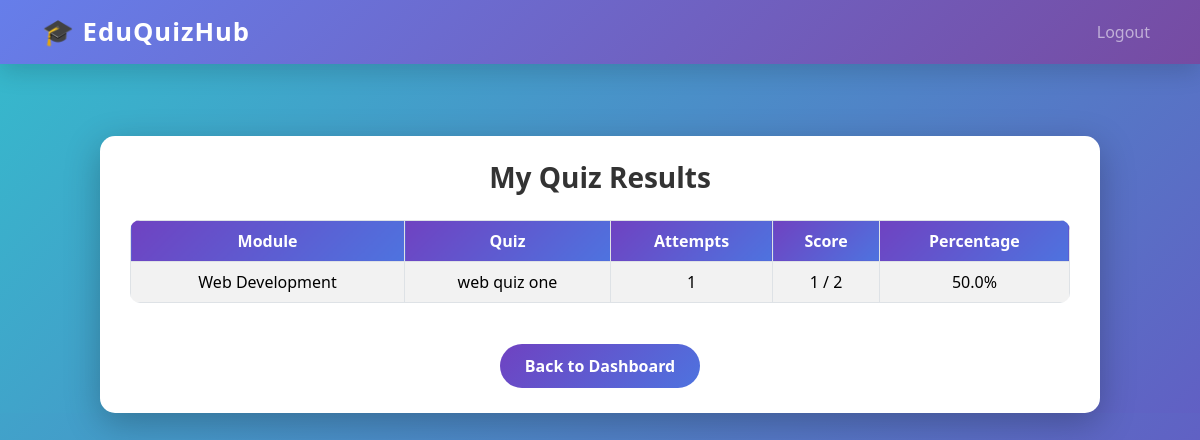
The page /student/results (signed in) on the database as committed earlier.
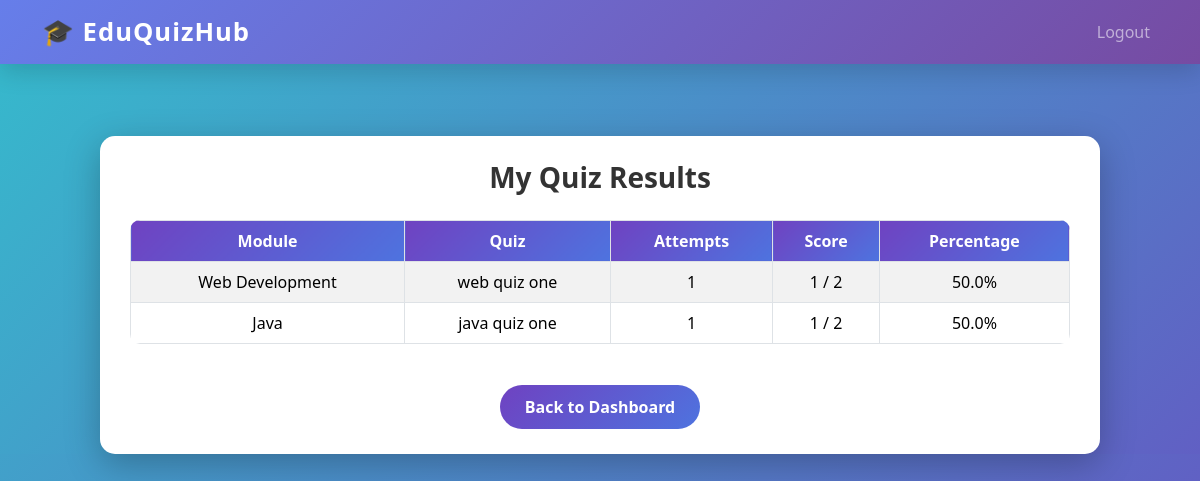
The same page on the database as committed later.
### tables this page shows
CREATE TABLE quizzes (
    id INTEGER PRIMARY KEY AUTOINCREMENT,
    module_id INTEGER NOT NULL,
    title TEXT NOT NULL,
    time_limit INTEGER,
    is_active INTEGER DEFAULT 0,
    FOREIGN KEY (module_id) REFERENCES modules(id)
);

### app.py (the view)
@app.route("/student/results")
def student_results():
    if session.get("role") != "student":
        return redirect(url_for("login"))
    conn = get_db_connection()
    results = conn.execute("""
    SELECT modules.name AS module_name,
           quizzes.title,
           attempts.score,
           attempts.total_questions,
           COUNT(a2.id) AS attempt_count
    FROM attempts
    JOIN quizzes ON attempts.quiz_id = quizzes.id
    JOIN modules ON quizzes.module_id = modules.id
    LEFT JOIN attempts a2 ON a2.quiz_id = quizzes.id AND a2.student_id = ?
    WHERE attempts.student_id = ?
    GROUP BY quizzes.id
""", (session["user_id"], session["user_id"])).fetchall()
    conn.close()
    return render_template("student_results.html", results=results)

### app.py (called while the page is built)
def get_db_connection():
    conn = sqlite3.connect("database.db")
    conn.row_factory = sqlite3.Row
    return conn

### templates/student_results.html (shortened to what this page needs)
{% extends "base.html" %}
{% block content %}
<div class="results-card">
    <h3>My Quiz Results</h3>
    {% if results %}
    <table class="table table-striped table-bordered">
        <thead>
            <tr>
                <th>Module</th>
                <th>Quiz</th>
                <th>Attempts</th>
                <th>Score</th>
                <th>Percentage</th>
            </tr>
        </thead>
        <tbody>
            {% for r in results %}
            <tr>
                <td>{{ r.module_name }}</td>
                <td>{{ r.title }}</td>
                <td>{{ r.attempt_count if r.attempt_count else 0 }}</td>
                <td>{{ r.score }} / {{ r.total_questions }}</td>
                <td>
                    {% if r.total_questions > 0 %}
                        {{ ((r.score / r.total_questions) * 100) | round(2) }}%
                    {% else %}
                        0%
                    {% endif %}
                </td>
            </tr>
            {% endfor %}
        </tbody>
    </table>
    {% else %}
        <p class="text-center text-dark">No quiz results found.</p>
    {% endif %}
    <div class="text-center">
        <a href="{{ url_for('student_dashboard') }}" class="btn-back-dashboard">Back to Dashboard</a>
    </div>
</div>
{% endblock %}

### templates/base.html (shortened to what this page needs)
<!DOCTYPE html>
<html lang="en">
<head>
    <link href="https://cdn.jsdelivr.net/npm/bootstrap@5.3.3/dist/css/bootstrap.min.css" rel="stylesheet">
    <link rel="stylesheet" href="{{ url_for('static', filename='css/style.css') }}">
</head>
<body>
<nav class="navbar navbar-expand-lg navbar-dark fixed-top">
    <div class="container">
        <a class="navbar-brand" href="{{ url_for('home') }}">🎓 EduQuizHub</a>
        <div class="collapse navbar-collapse" id="navbarNav">
            <ul class="navbar-nav ms-auto align-items-center">
                {% if session.get('user_id') %}
                    <li class="nav-item">
                        <a class="nav-link" href="{{ url_for('logout') }}">Logout</a>
                    </li>
                {% endif %}
            </ul>
        </div>
    </div>
</nav>
<div class="container mt-5 pt-2">
</div>
<div class="container page-container">
    {% block content %}{% endblock %}
</div>
</body>
</html>

### static/css/style.css (style rules this page uses)
body { background-color: #f8f9fa; }
h1, h2, h3 { color: #0d6efd; }

### templates/base.html (style rules this page uses)
body { background: #f4f6fb; font-family: "Segoe UI", sans-serif; }
.navbar { background: linear-gradient(135deg, #667eea, #764ba2); box-shadow: 0 8px 25px rgba(0,0,0,0.15); }
.navbar-brand { font-size: 1.6rem; font-weight: 800; letter-spacing: 1px; animation: glow 2s infinite alternate; }
.nav-link { font-weight: 500; margin-left: 10px; position: relative; cursor: pointer; transition: all 0.3s ease; }
.nav-link::after { content: ""; position: absolute; width: 0; height: 2px; background: #fff; left: 0; bottom: 0; transition: width 0.3s ease; }
.page-container { margin-top: 80px; animation: fadeIn 0.8s ease; }

### templates/student_results.html (style rules this page uses)
html, body { font-family: 'Segoe UI', sans-serif; background: linear-gradient(-45deg, #4e73df, #1cc88a, #6f42c1, #36b9cc); background-size: 400% 400%; animation: gradientMove 12s ease infinite; margin: 0; padding: 0; }
.results-card { max-width: 1000px; margin: 50px auto; background: #fff; border-radius: 15px; padding: 25px 30px; box-shadow: 0 10px 35px rgba(0,0,0,0.25); }
.results-card h3 { text-align: center; font-weight: 900; color: #333; margin-bottom: 25px; }
.table { border-radius: 10px; overflow: hidden; }
.table th { background: linear-gradient(135deg, #6f42c1, #4e73df); color: #fff; text-align: center; font-weight: 700; }
.table td { text-align: center; vertical-align: middle; }
.table-striped tbody tr:nth-of-type(odd) { background-color: #f8f9fc; }
.btn-back-dashboard { display: inline-block; margin: 25px auto 0 auto; background: linear-gradient(135deg, #6f42c1, #4e73df); color: #fff; padding: 10px 25px; border-radius: 50px; font-weight: 700; text-decoration: none; transition: all 0.3s ease; }

Rows that differ between the two databases and show on the page:
added quizzes: module_name "Java", title "java quiz one", attempt_count "1", score "1", total_questions "2", score "50.0"
